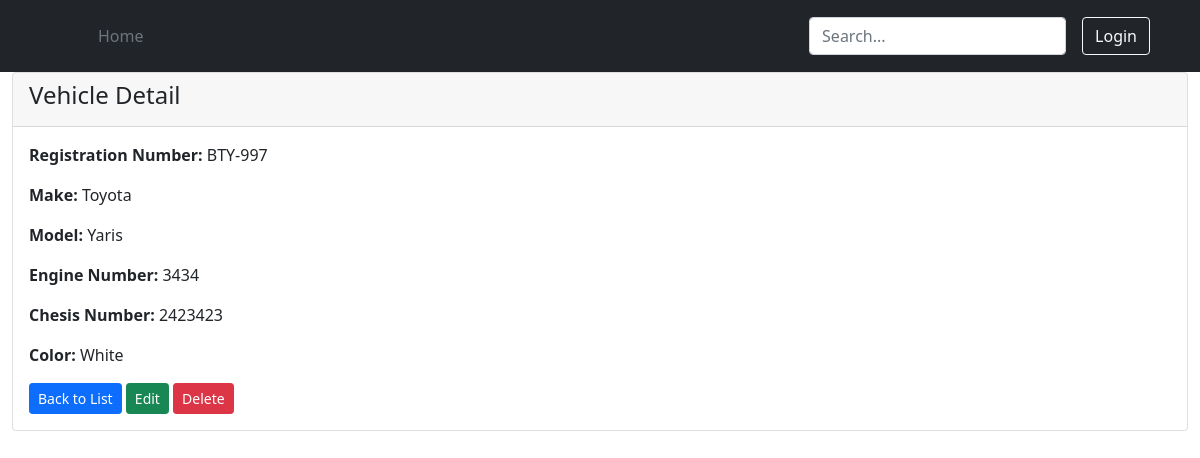
The app's page /vehicles/1/ with its own data.
### vehicles/models.py (models this page shows, shortened)
class Vehicle(models.Model):
    RegistrationNumber = models.CharField(max_length=255)
    Make = models.CharField(max_length=255)
    Model = models.CharField(max_length=255)
    EngineNumber = models.CharField(max_length=255)
    ChesisNumber = models.CharField(max_length=255)
    Color = models.CharField(max_length=255)
    user = models.ForeignKey(settings.AUTH_USER_MODEL, on_delete=models.CASCADE, related_name='vehicle_items')
    company = models.ForeignKey(Company, on_delete=models.CASCADE, related_name='vehicle_items')

### vehicles/views.py (the view)
# urls.py: path('<int:pk>/', views.VehicleDetailView.as_view(), name='vehicle_detail'),
class VehicleDetailView(DetailView):
    model = Vehicle
    template_name = 'vehicles/vehicle_detail.html'
    context_object_name = 'vehicle'

### vehicles/templates/vehicles/vehicle_detail.html
{% extends 'base.html' %}
{% block content %}
<div class="container-fluid">
  <div class="row">
    <div class="col-md-12">
      <div class="card">
        <div class="card-header">
          <h4 class="card-title">Vehicle Detail</h4>
        </div>
        <div class="card-body">
          <p><strong>Registration Number:</strong> {{ vehicle.RegistrationNumber }}</p>
          <p><strong>Make:</strong> {{ vehicle.Make }}</p>
          <p><strong>Model:</strong> {{ vehicle.Model }}</p>
          <p><strong>Engine Number:</strong> {{ vehicle.EngineNumber }}</p>
          <p><strong>Chesis Number:</strong> {{ vehicle.ChesisNumber }}</p>
          <p><strong>Color:</strong> {{ vehicle.Color }}</p>
          <div class="mt-3">
            <a href="{% url 'vehicles:vehicle_list' %}" class="btn btn-primary btn-sm">Back to List</a>
            <a href="{% url 'vehicles:vehicle_update' vehicle.pk %}" class="btn btn-success btn-sm">Edit</a>
            <a href="{% url 'vehicles:vehicle_delete' vehicle.pk %}" class="btn btn-danger btn-sm">Delete</a>
          </div>
        </div>
      </div>
    </div>
  </div>
</div>
{% endblock %}

### records on screen
Vehicle: RegistrationNumber "BTY-997", Make "Toyota", Model "Yaris", EngineNumber "3434", ChesisNumber "2423423", Color "White"
